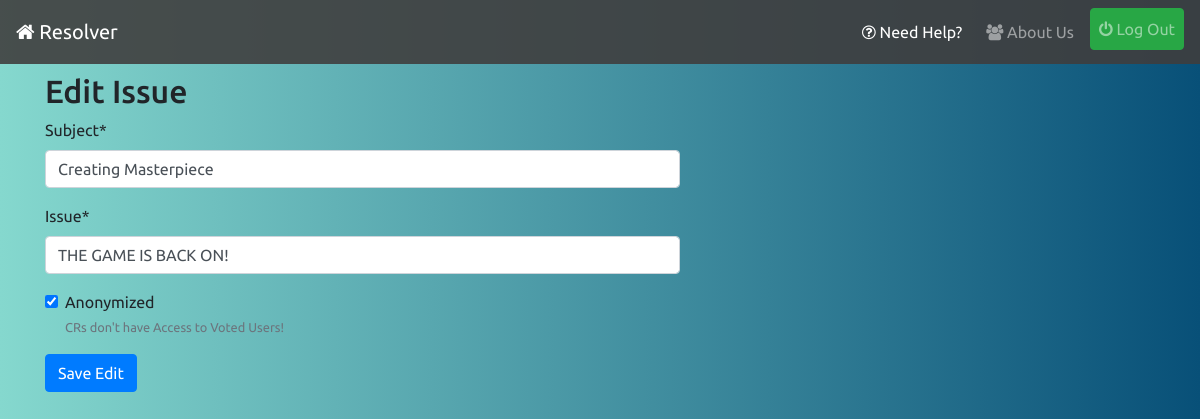
/edit/46/ (signed in), run on the app's committed database.
### reporter/models.py (models this page shows, shortened)
class Report(models.Model):
    user = models.ForeignKey(UserInfo,on_delete=models.CASCADE,blank=True)
    title = models.CharField('Subject',max_length=56)
    content = models.TextField('Issue')
    department = models.CharField(max_length=20,blank=True)
    year = models.CharField(max_length=4,blank=True)
    timestamp = models.DateTimeField(auto_now_add=True)
    updated = models.DateTimeField(auto_now=True)
    active = models.BooleanField(default=True)
    resolved = models.BooleanField(default=False)
    cr_line = models.CharField(max_length=256,null=True,blank=True)
    upvotes = models.IntegerField(default=0)
    downvotes = models.IntegerField(default=0)
    deadline = models.DateTimeField(null=True)
    anonymized = models.BooleanField(default=True,help_text = "CRs don't have Access to Voted Users!")
    class Meta:
        ordering = ['-timestamp']

### reporter/views.py (the view)
# urls.py: path('edit/<int:pk>/',views.edit_issue_view,name='edit'),
@login_required
def edit_issue_view(request,pk):
    obj = get_object_or_404(Report,id=pk)
    if(obj.active == True and obj.resolved == False):
        form = ReportForm(instance=obj)
        if(request.user==obj.user.user):
            if(request.method=='POST'):
                form = ReportForm(request.POST,instance=obj)
                if(form.is_valid()):
                    form.save()
                return redirect('reporter:index')
            return render(request,'reporter/edit-issue.html',{'form':form,'issue':obj})
    raise PermissionDenied

### reporter/forms.py
class ReportForm(forms.ModelForm):
    class Meta:
        model = Report
        fields = ['title','content','anonymized']
        widgets = {
            'content':TinyMCE(attrs={'cols': 80, 'rows': 15})
        }

### infolist/context-processors.py (called while the page is built)
def pending_info_list_context(request):
    if request.user.is_superuser:
        return {}
    pending = -1
    if request.user.is_authenticated:
        pending = InfoList.objects.filter(department=request.user.info.department,year=request.user.info.join_year,approved=False).count()
    return {"pending_info_list":pending}

### reporter/context-processors.py (called while the page is built)
def pending_issue_list_context(request):
    if request.user.is_superuser:
        return {}
    pending=-1
    if request.user.is_authenticated:
        pending = Report.objects.filter(active=False,department=request.user.info.department,year=request.user.info.join_year,resolved=False).count()
    return {"pending_issue_count":pending}

def resolved_issue_list_context(request):
    if request.user.is_superuser:
        return {}
    resolved=-1
    if request.user.is_authenticated:
        resolved = Report.objects.filter(active=False,department=request.user.info.department,year=request.user.info.join_year,resolved=True).count()
    return {"resolved_issue_count":resolved}

def pending_contact_list_context(request):
    if request.user.is_superuser:
        return {}
    pending=-1
    if request.user.is_authenticated:
        pending = ContactList.objects.filter(department=request.user.info.department,year=request.user.info.join_year,approved=False).count()
    return {"pending_contact_count":pending}

def live_polls_count_context(request):
    if request.user.is_superuser:
        return {}
    count = -1
    if request.user.is_authenticated:
        count = Poll.objects.filter(active=True,department=request.user.info.department,join=request.user.info.join_year).count()
    return {"live_polls_count":count}

### reporter/templates/reporter/edit-issue.html (shortened to what this page needs)
{% extends 'base.html' %}
{% load crispy_forms_tags %}
{% block content %}
<h2 class="mt-2">Edit Issue</h2>
<div class="row">
    <div class="col-lg-7 col-md-10 col-sm-12">
        <form action="{% url 'reporter:edit' issue.id %}" method="post">
            {{form|crispy}}
            <input class="btn btn-primary" type="submit" value="Save Edit">
        </form>
    </div>
</div>
{% endblock %}

### static/css/style.css (style rules this page uses)
body { background: #085078; background: -webkit-linear-gradient(to right, #85D8CE, #085078); background: linear-gradient(to right, #85D8CE, #085078); font-family: 'Ubuntu', sans-serif; }

### data on the page
Report: title "Creating Masterpiece", content "THE GAME IS BACK ON!", anonymized "☑"
